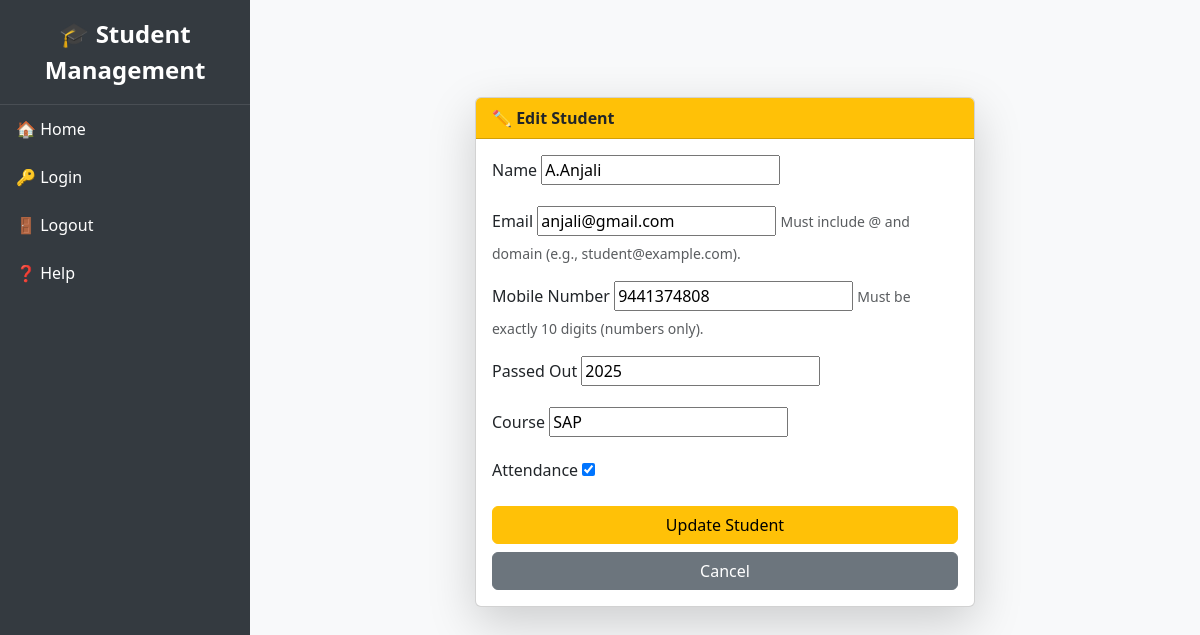
Page /edit/2/ (signed in) on the committed database.
### students/models.py (models this page shows, shortened)
class Student(models.Model):
    name = models.CharField(max_length=100)
    email = models.EmailField(unique=True)
    mobile = models.CharField(max_length=15)
    passed_out = models.IntegerField()
    course = models.CharField(max_length=100)
    is_present = models.BooleanField(default=False)

### students/views.py (the view)
# urls.py: path('edit/<int:id>/', views.edit_student, name='edit_student'),
@login_required
def edit_student(request, id):
    student = get_object_or_404(Student, id=id)
    if request.method == "POST":
        form = StudentForm(request.POST, instance=student)
        if form.is_valid():
            form.save()
            messages.success(request, "✅ Student updated successfully!")
            return redirect("home")
    else:
        form = StudentForm(instance=student)
    return render(request, "students/edit_student.html", {"form": form})

### students/forms.py
class StudentForm(forms.ModelForm):
    class Meta:
        model = Student
        fields = ['name', 'email', 'mobile', 'passed_out', 'course', 'is_present']

### students/templates/students/edit_student.html (shortened to what this page needs)
{% extends 'students/base.html' %}
{% block content %}
<div class="d-flex justify-content-center align-items-center" style="min-height: 80vh;">
  <div class="card shadow-lg" style="width: 500px;">
    <div class="card-header bg-warning text-dark fw-bold">
      ✏️ Edit Student
    </div>
    <div class="card-body">
      <form method="post">
        <div class="mb-3">
          <label class="form-label">Name</label>
          {{ form.name }}
        </div>
        <div class="mb-3">
          <label class="form-label">Email</label>
          {{ form.email }}
          <small class="form-text text-muted">
            Must include @ and domain (e.g., student@example.com).
          </small>
        </div>
        <div class="mb-3">
          <label class="form-label">Mobile Number</label>
          {{ form.mobile }}
          <small class="form-text text-muted">
            Must be exactly 10 digits (numbers only).
          </small>
        </div>
        <div class="mb-3">
          <label class="form-label">Passed Out</label>
          {{ form.passed_out }}
        </div>
        <div class="mb-3">
          <label class="form-label">Course</label>
          {{ form.course }}
        </div>
        <div class="mb-3">
          <label class="form-label">Attendance</label>
          {{ form.is_present }}
        </div>
        <button type="submit" class="btn btn-warning w-100">Update Student</button>
        <a href="{% url 'home' %}" class="btn btn-secondary w-100 mt-2">Cancel</a>
      </form>
    </div>
  </div>
</div>
{% endblock %}

### students/templates/students/base.html (style rules this page uses)
body { display: flex; min-height: 100vh; margin: 0; }

### rows in the picture
Student: name "A.Anjali", email "anjali@gmail.com", mobile "9441374808", passed_out "2025", course "SAP", is_present "☑"
